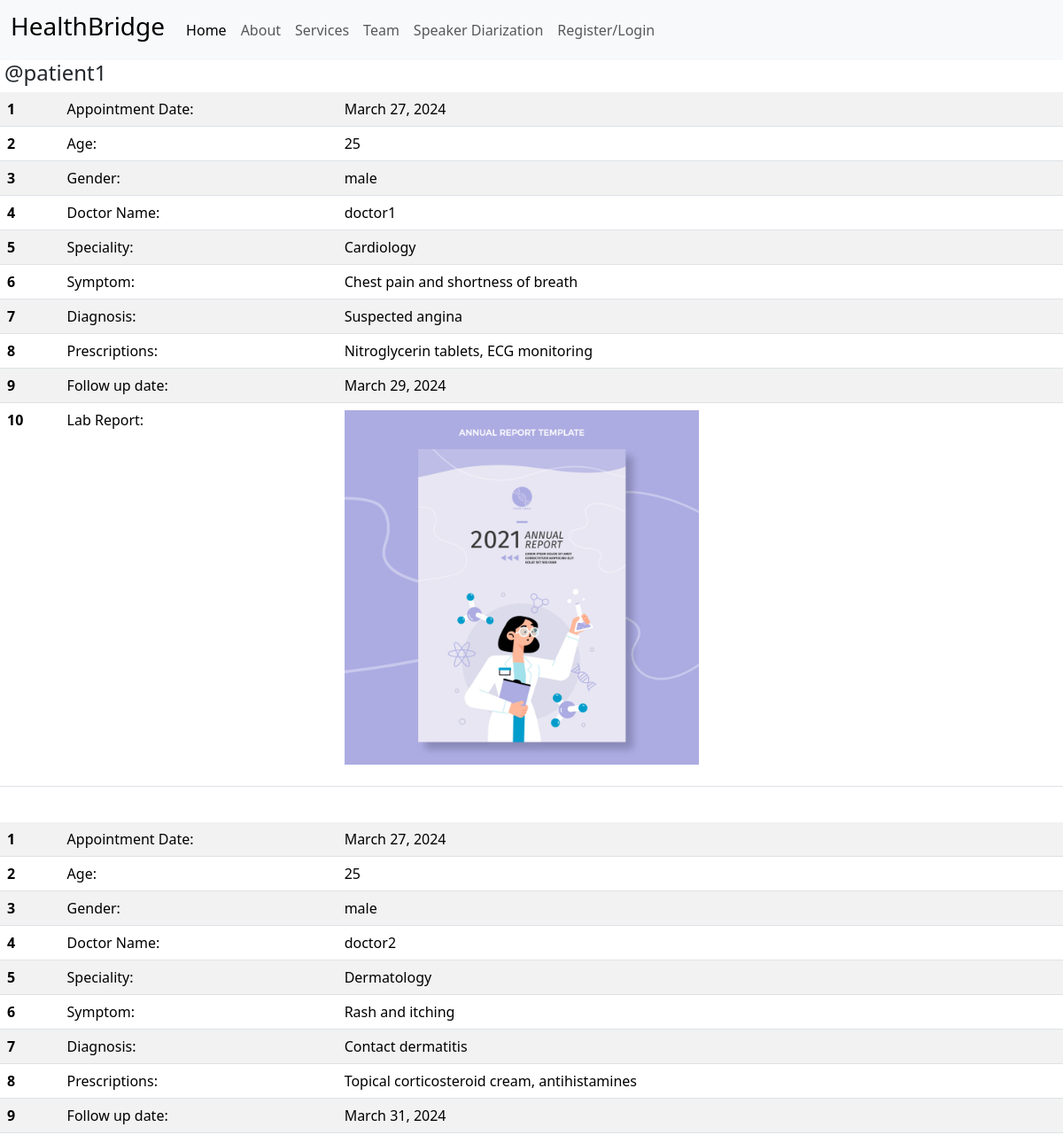
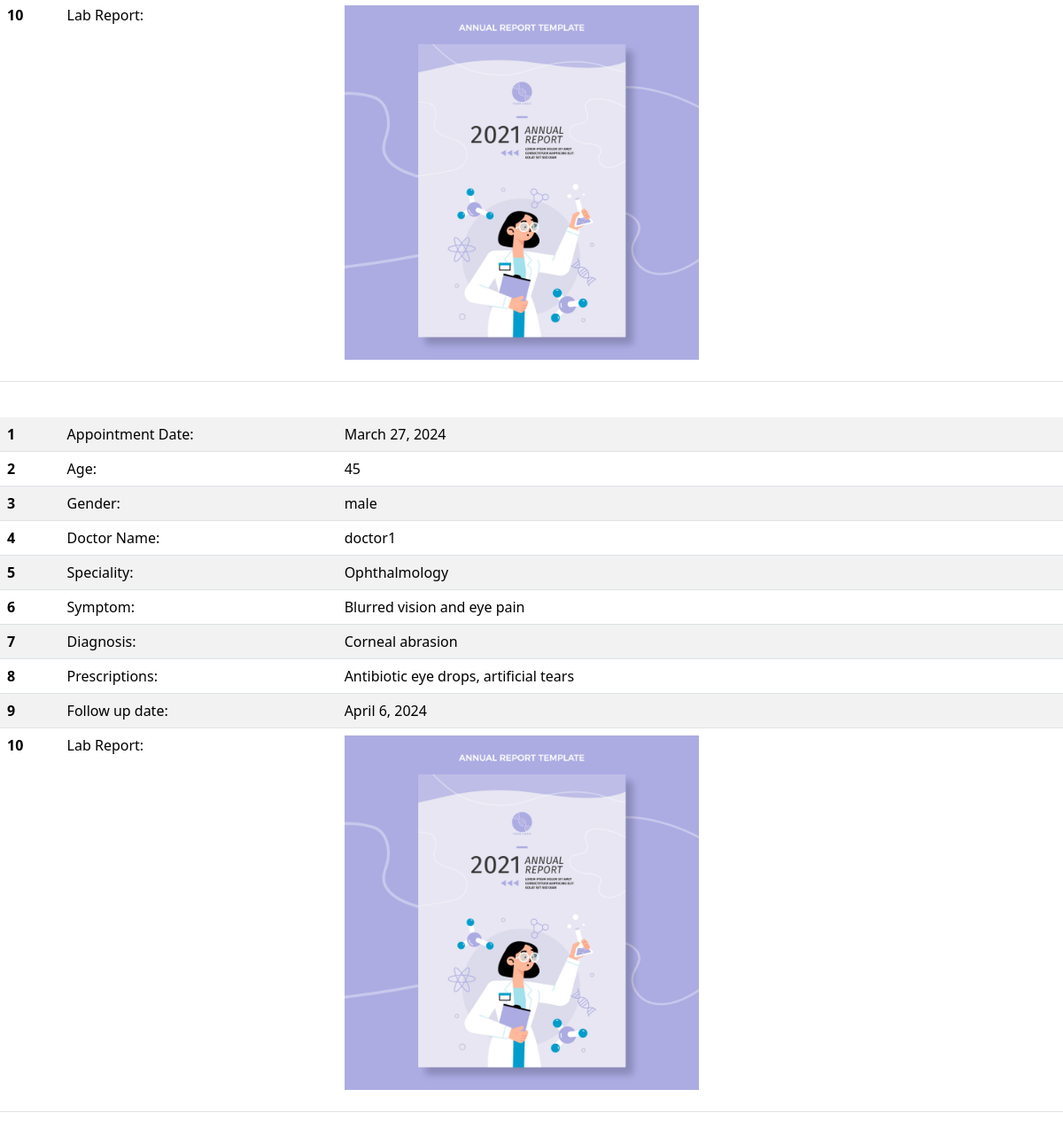
Screenshot of /viewappointment/3/ with the database file from the repository (2 pictures, top to bottom).
### base/models.py (models this page shows, shortened)
class CustomUser(AbstractUser):
    is_doctor = models.BooleanField(default = False)
    is_patient = models.BooleanField(default = False)
    email = models.EmailField(unique = True)
    name = models.CharField(max_length = 100)
    USERNAME_FIELD = 'email'
    REQUIRED_FIELDS=['name','username']
    def __str__(self):
        return self.name

class Appointment(models.Model):
    user = models.ForeignKey(CustomUser, on_delete = models.CASCADE)
    name = models.CharField(max_length = 100, null = True)
    age = models.IntegerField(default = 0)
    gender = models.CharField(max_length = 50, choices = gender_choice, default = 'male')
    date = models.DateField(auto_now = True)
    doctor_name = models.ForeignKey(CustomUser, on_delete = models.CASCADE,related_name = 'doctorname',limit_choices_to={'is_doctor': True})
    speciality = models.CharField(max_length = 200)
    symptom = models.CharField(max_length = 400)
    diagnosis = models.CharField(max_length = 400)
    prescriptions = models.CharField(max_length = 400)
    labreport = models.ImageField(upload_to='lab_reports')
    followupdate = models.DateField(null = True )

### base/views.py (the view)
# urls.py: path("viewappointment/<str:pk>/", views.showAppointments, name="viewappointment"),
def showAppointments(request, pk):
    user = CustomUser.objects.get(id=pk)
    appointments = user.appointment_set.all()
    context = {"user": user, "appointments": appointments}
    return render(request, "base/show_appointment.html", context)

### base/templates/base/show_appointment.html (shortened to what this page needs)
{% extends 'navbar.html' %}
{% block content %}
<div class="docname">
    <h4>@{{user.username}}</h4>
</div>
{% for appointment in appointments%}
<table class="table table-striped">
    <tbody>
      <tr>
        <th scope="row">1</th>
        <td>Appointment Date:</td>
        <td>{{appointment.date}}</td>
      </tr>
      <tr>
        <th scope="row">2</th>
        <td>Age:</td>
        <td>{{appointment.age}}</td>
      </tr>
      <tr>
        <th scope="row">3</th>
        <td>Gender:</td>
        <td>{{appointment.gender}}</td>
      </tr>
      <tr>
        <th scope="row">4</th>
        <td>Doctor Name:</td>
        <td>{{appointment.doctor_name}}</td>
      </tr>
      <tr>
        <th scope="row">5</th>
        <td>Speciality:</td>
        <td>{{appointment.speciality}}</td>
      </tr>
      <tr>
        <th scope="row">6</th>
        <td>Symptom:</td>
        <td>{{appointment.symptom}}</td>
      </tr>
      <tr>
        <th scope="row">7</th>
        <td>Diagnosis:</td>
        <td>{{appointment.diagnosis}}</td>
      </tr>
      <tr>
        <th scope="row">8</th>
        <td>Prescriptions:</td>
        <td>{{appointment.prescriptions}}</td>
      </tr>
      <tr>
        <th scope="row">9</th>
        <td>Follow up date:</td>
        <td>{{appointment.followupdate}}</td>
      </tr>
      <tr>
        <th scope="row">10</th>
        <td>Lab Report:</td>
        <td><figure class="figure">
            <img src="{{appointment.labreport.url}}" class="figure" alt="...">
          </figure>
        </td>
      </tr>
    </tbody>
  </table>
<br>
{% endfor %}
{% endblock content %}

### templates/navbar.html (shortened to what this page needs)
{% load bootstrap5 %}
{% bootstrap_css %}
<!DOCTYPE html>
<html lang="en">
<head>
    <link href="https://cdn.jsdelivr.net/npm/bootstrap@5.3.3/dist/css/bootstrap.min.css" rel="stylesheet">
</head>
<body>
    <div>
        <nav class="navbar navbar-expand-lg bg-body-tertiary" >
            <div class="container-fluid">
              <a class="navbar-brand" href="{% url 'home' %}"><h3>HealthBridge</h3></a>
              <div class="collapse navbar-collapse" id="navbarNav">
                <ul class="navbar-nav">
                  <li class="nav-item">
                    <a class="nav-link active" aria-current="page" href="{% url 'home' %}">Home</a>
                  </li>
                  <li class="nav-item">
                    <a class="nav-link" href="#">About</a>
                  </li>
                  <li class="nav-item">
                    <a class="nav-link" href="#">Services</a>
                  </li>
                  <li class="nav-item">
                    <a class="nav-link" href="#">Team</a>
                  </li>
                  <li class="nav-item">
                    <a class="nav-link" href="{% url 'diarize' %}">Speaker Diarization</a>
                  </li>
                  <li class="nav-item">
                    {% if request.user.is_authenticated %}
                    <a class="nav-link" href="{%url 'logout'%} ">Logout</a>
                    {% else %}
                    <a class="nav-link" href="{%url 'registernew'%} ">Register/Login</a>
                    {% endif %}
                  </li>
                </ul>
              </div>
            </div>
          </nav>
    </div>
    {% block content %}
    {% endblock content %}
</body>
</html>

### base/templates/base/show_appointment.html (style rules this page uses)
.docname { margin-left:5px ; }
.figure { width: 400px; height: 400px; }

### rows the page displays
CustomUser: username "patient1"
Appointment: date "March 27, 2024", age "25", gender "male", doctor_name "doctor1", speciality "Cardiology", symptom "Chest pain and shortness of breath", diagnosis "Suspected angina", prescriptions "Nitroglycerin tablets, ECG monitoring", followupdate "March 29, 2024", labreport (picture)
Appointment: date "March 27, 2024", age "25", gender "male", doctor_name "doctor2", speciality "Dermatology", symptom "Rash and itching", diagnosis "Contact dermatitis", prescriptions "Topical corticosteroid cream, antihistamines", followupdate "March 31, 2024", labreport (picture)
Appointment: date "March 27, 2024", age "45", gender "male", doctor_name "doctor1", speciality "Ophthalmology", symptom "Blurred vision and eye pain", diagnosis "Corneal abrasion", prescriptions "Antibiotic eye drops, artificial tears", followupdate "April 6, 2024", labreport (picture)
